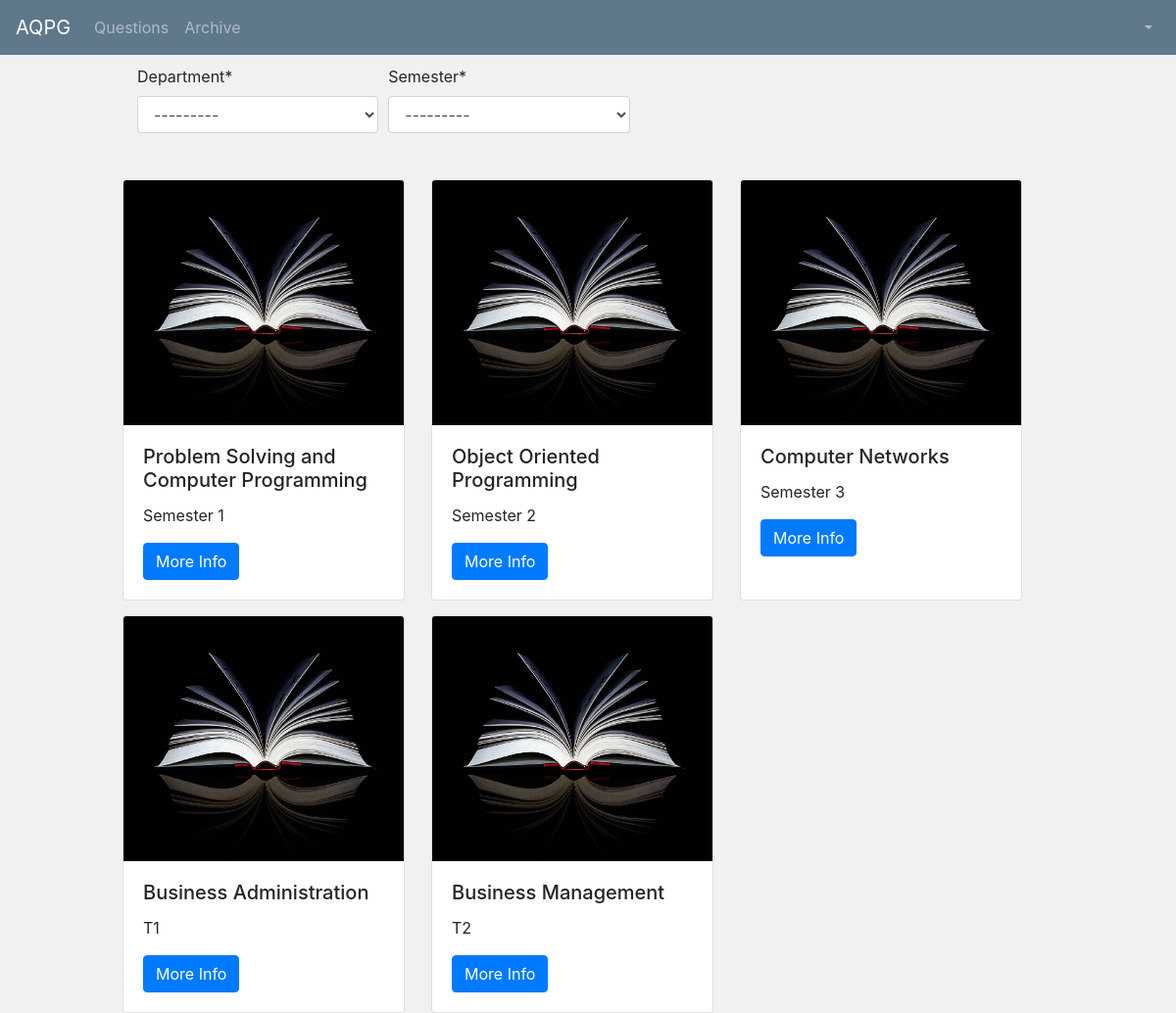
Page /qnppr/view-subjects/ on the earlier database version.
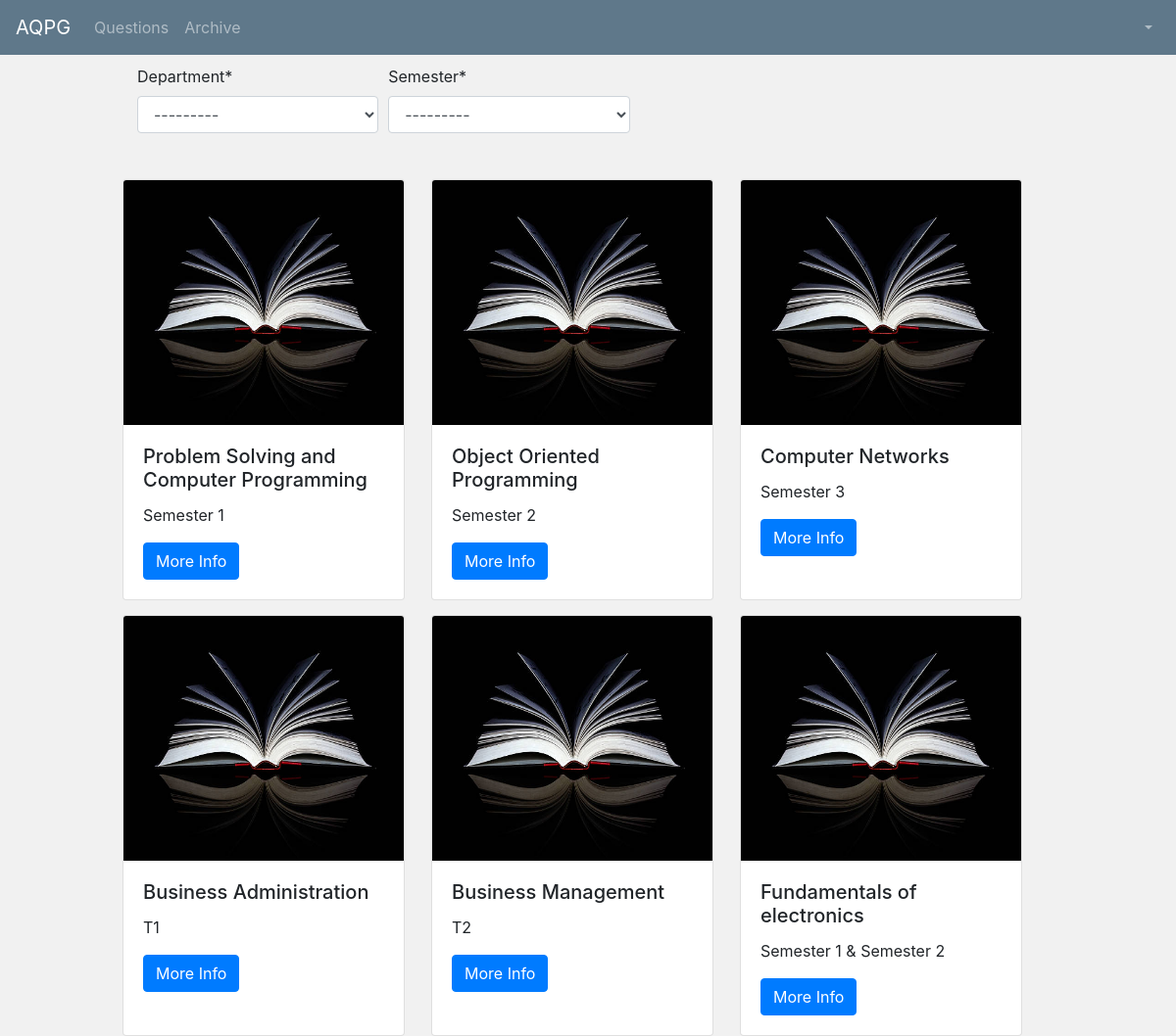
Same page on the later database version.
### qnppr/models.py (models this page shows, shortened)
class Subject(models.Model):
    subcode = models.CharField(max_length=100)
    subname = models.CharField(max_length=100)
    dept = models.ForeignKey(Department, on_delete=models.CASCADE)
    sem = models.ForeignKey(Semester, on_delete=models.CASCADE)

class Semester(models.Model):
    sem_name = models.CharField(max_length=100)
    dept_id = models.ForeignKey(Department, on_delete=models.CASCADE)
    def __str__(self):
        return self.sem_name

### qnppr/views.py (the view)
# urls.py: path('view-subjects/', viewSubjectList, name="sub_list"),
def viewSubjectList(request):
    form_1 = DeptSemForm()
    subject_list = Subject.objects.all()
    context = {
        'form_1': form_1,
        'subject_list': subject_list,
        'is_superuser': str(config.is_super_user),
        'full_name': str(config.full_name),
        'is_student': str(config.is_student),
        'dept_id': str(config.dept_id)
    }
    return render(request, 'qnppr/subject_list.html', context)

### qnppr/forms.py
class DeptSemForm(forms.ModelForm):
    class Meta:
        model = Subject
        fields = ['dept', 'sem']
        labels = {
            'dept': 'Department', 'sem': 'Semester'
        }
    def __init__(self, *args, **kwargs):
        super(DeptSemForm, self).__init__(*args, **kwargs)
        self.fields['dept'].queryset = Department.objects.filter(id=config.dept_dept_id)

### qnppr/templates/qnppr/subject_list.html (shortened to what this page needs)
{% extends 'users/base.html' %}
{% load crispy_forms_tags %}
{% block nav_bar_left_items %}
{% if is_superuser == 'True' and is_student == 'False' %}
<ul class="navbar-nav mr-auto">
      <li class="nav-item dropdown">
        <a class="nav-link dropdown-toggle" href="#" id="navbarDropdown" role="button" data-toggle="dropdown" aria-haspopup="true" aria-expanded="false">
          User
        </a>
        <div class="dropdown-menu" aria-labelledby="navbarDropdown">
          <a class="dropdown-item" href="{% url 'user_add' %}">Add</a>
          <a class="dropdown-item" href="{% url 'view_users' %}">View</a>
          <!--<div class="dropdown-divider"></div>
          <a class="dropdown-item" href="#">Something else here</a>-->
        </div>
		</li>
      <li class="nav-item dropdown">
        <a class="nav-link dropdown-toggle" href="#" id="navbarDropdown" role="button" data-toggle="dropdown" aria-haspopup="true" aria-expanded="false">
          Department
        </a>
        <div class="dropdown-menu" aria-labelledby="navbarDropdown">
          <a class="dropdown-item" href="{% url 'dept_add' %}">Add</a>
        </div>
      </li>
    <li class="nav-item dropdown">
        <a class="nav-link dropdown-toggle" href="#" id="navbarDropdown" role="button" data-toggle="dropdown" aria-haspopup="true" aria-expanded="false">
          Blooms Verb
        </a>
        <div class="dropdown-menu" aria-labelledby="navbarDropdown">
          <a class="dropdown-item" href="{% url 'add-blooms' %}">Add</a>
        </div>
      </li>
      <li class="nav-item dropdown ">
        <a class="nav-link dropdown-toggle" href="#" id="navbarDropdown" role="button" data-toggle="dropdown" aria-haspopup="true" aria-expanded="false">
          Subject
        </a>
        <div class="dropdown-menu" aria-labelledby="navbarDropdown">
          <a class="dropdown-item" href="{% url 'sub_add' %}">Add</a>
        </div>
      </li>
    </ul>
{% else %}
<ul class="navbar-nav mr-auto">
    <li class="nav-item">
        <a class="nav-link" href="{% url 'qn-list' %}">Questions</a>
   </li>
    <li class="nav-item">
      <a class="nav-link" href="{% url 'archive_list' %}">Archive</a>
   </li>
    </ul>
{% endif %}
{% endblock %}
{% block nav_bar_right_items %}
<ul class="navbar-nav ml-auto" >
      <li class="nav-item dropdown">
        <a class="nav-link dropdown-toggle" href="#" id="navbarDropdown" role="button" data-toggle="dropdown" aria-haspopup="true" aria-expanded="false">
        </a>
      </li>
    </ul>
{% endblock %}
{% block main_divs %}
<div class="col-md-1"></div>
        <div class="col-md-11" style="margin-top: 10">
{% endblock %}
{% block content %}
<link rel="stylesheet" href="https://maxcdn.bootstrapcdn.com/bootstrap/4.0.0/css/bootstrap.min.css">
<form id="subjectlistform" data-sem-url="{% url 'ajax_load_sem' %}" data-subject_list-url="{% url 'ajax_sub_list' %}">
<div class="form-row">
    <div class="form-group col-md-3 mb-0">
    {{ form_1.dept|as_crispy_field }}
    </div>
    <div class="form-group col-md-3 mb-0">
        {{ form_1.sem|as_crispy_field }}
    </div>
</div>
</form>
<div class="row" id="subjectlist">
    {% for sub in subject_list %}
    <div class="card" style="width: 18rem; margin-top: 15px">
  <img class="card-img-top" src="/media/book_2.jpg" alt="Card image cap" height="250px" width="250px">
  <div class="card-body">
    <h5 class="card-title" >{{ sub.subname }} {{ pro.user.last_name }}</h5>
      <p class="card-text" >{{ sub.sem }}</p>
    <a href="{% url 'view_subject_detail' sub.id %}" class="btn btn-primary" target="_blank">More Info</a>
  </div>
</div>
{%endfor%}
</div>
{% endblock content %}

Differences in the rows shown:
added Subject: subname "Fundamentals of electronics", sem "Semester 1 & Semester 2"
